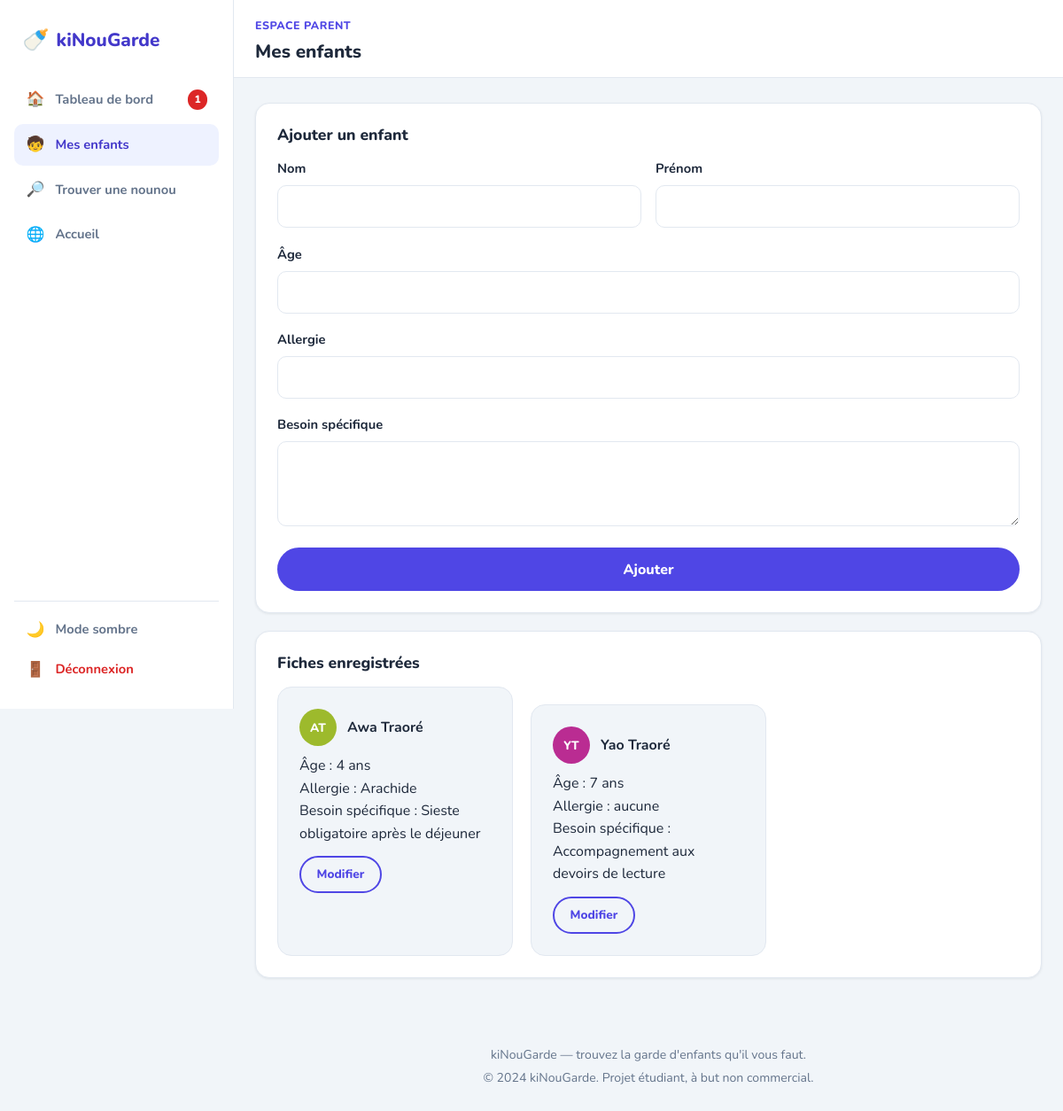
The app's page /mon-enfant.php (signed in) with its own data.
### tables this page shows
CREATE TABLE `enfants` (
  `id`                INT AUTO_INCREMENT PRIMARY KEY,
  `parent_id`         INT NOT NULL,
  `nom`               VARCHAR(50) NOT NULL,
  `prenom`            VARCHAR(50) NOT NULL,
  `age`               TINYINT UNSIGNED NOT NULL,
  `allergie`          VARCHAR(100) DEFAULT NULL,
  `besoin_specifique` VARCHAR(250) DEFAULT NULL,
  KEY `idx_enfants_parent` (`parent_id`),
  CONSTRAINT `fk_enfants_parent` FOREIGN KEY (`parent_id`)
    REFERENCES `parents` (`id`) ON DELETE CASCADE
);

### src/auth.php (called while the page is built, shortened)
<?php
function e(?string $valeur): string
{
    return htmlspecialchars($valeur ?? '', ENT_QUOTES | ENT_SUBSTITUTE, 'UTF-8');
}
function utilisateur_connecte(): ?array
{
    return $_SESSION['utilisateur'] ?? null;
}
function exiger_connexion(?string $role = null): array
{
    $u = utilisateur_connecte();
    return $u;
}

### public/mon-enfant.php (the view, shortened to what this page needs)
<?php
require_once __DIR__ . '/../src/bootstrap.php';
$moi    = exiger_connexion('parent');
$parent = parent_par_utilisateur($bdd, (int) $moi['id']);
$enfants = enfants_du_parent($bdd, (int) $parent['id']);
?>
<!DOCTYPE html>
<html lang="fr">
<head>
    <link rel="stylesheet" href="assets/css/base.css">
    <link rel="stylesheet" href="assets/css/mon-enfant.css">
</head>
<body>
<div class="dash-shell">
    <?= sidebar_html($bdd, (int) $moi['id'], $moi['role'], 'mon-enfant.php') ?>
    <div class="dash-main">
        <header class="dash-topbar">
            <div>
                <span class="eyebrow">Espace parent</span>
                <h1 style="font-size:1.3rem;">Mes enfants</h1>
            </div>
        </header>
        <div class="dash-content">
            <div class="card">
                <h2 class="card-title">Ajouter un enfant</h2>
                <form action="mon-enfant.php" method="post">
                    <div class="field-row">
                        <div class="field">
                            <label for="nom">Nom</label>
                            <input type="text" id="nom" name="nom" required maxlength="50">
                        </div>
                        <div class="field">
                            <label for="prenom">Prénom</label>
                            <input type="text" id="prenom" name="prenom" required maxlength="50">
                        </div>
                    </div>
                    <div class="field">
                        <label for="age">Âge</label>
                        <input type="number" id="age" name="age" min="0" max="25" required>
                    </div>
                    <div class="field">
                        <label for="allergie">Allergie</label>
                        <input type="text" id="allergie" name="allergie" maxlength="100">
                    </div>
                    <div class="field">
                        <label for="besoin_specifique">Besoin spécifique</label>
                        <textarea id="besoin_specifique" name="besoin_specifique" maxlength="250"></textarea>
                    </div>
                    <button type="submit" name="add_child" class="btn-block">Ajouter</button>
                </form>
            </div>
            <div class="card">
                <h2 class="card-title">Fiches enregistrées</h2>
                <?php if (!$enfants): ?>
                    <div class="etat-vide"><p>Aucun enfant enregistré.</p></div>
                <?php else: ?>
                    <div class="cards-grid">
                        <?php foreach ($enfants as $enfant): ?>
                            <div class="card" style="box-shadow:none; background: var(--color-bg);">
                                <div style="display:flex; align-items:center; gap:.75rem; margin-bottom:.6rem;">
                                    <?= avatar_html($enfant['prenom'], $enfant['nom'], null, 'sm') ?>
                                    <strong><?= e($enfant['prenom'] . ' ' . $enfant['nom']) ?></strong>
                                </div>
                                <p>Âge : <?= (int) $enfant['age'] ?> ans</p>
                                <p>Allergie : <?= e($enfant['allergie'] ?: 'aucune') ?></p>
                                <p>Besoin spécifique : <?= e($enfant['besoin_specifique'] ?: '—') ?></p>
                                <a href="modifier-enfant.php?id=<?= (int) $enfant['id'] ?>" class="btn btn-outline btn-sm" style="margin-top:.75rem;">Modifier</a>
                            </div>
                        <?php endforeach; ?>
                    </div>
                <?php endif; ?>
            </div>
        </div>
        <footer class="site-footer">
            <p><?= e(APP_NOM) ?> — trouvez la garde d'enfants qu'il vous faut.</p>
            <p>&copy; 2024 <?= e(APP_NOM) ?>. Projet étudiant, à but non commercial.</p>
        </footer>
    </div>
</div>
</body>
</html>

### src/functions.php (shortened to what this page needs)
<?php
function parent_par_utilisateur(PDO $bdd, int $utilisateur_id): ?array
{
    $req = $bdd->prepare(
        'SELECT p.*, u.nom, u.prenom, u.email, u.telephone
           FROM parents p
           JOIN utilisateurs u ON u.id = p.utilisateur_id
          WHERE p.utilisateur_id = ?'
    );
    $req->execute([$utilisateur_id]);
    return $req->fetch() ?: null;
}
function enfants_du_parent(PDO $bdd, int $parent_id): array
{
    $req = $bdd->prepare('SELECT * FROM enfants WHERE parent_id = ? ORDER BY prenom');
    $req->execute([$parent_id]);
    return $req->fetchAll();
}
function messages_non_lus_total(PDO $bdd, int $utilisateur_id): int
{
    $req = $bdd->prepare('SELECT COUNT(*) FROM messages WHERE destinataire_id = ? AND lu = 0');
    $req->execute([$utilisateur_id]);
    return (int) $req->fetchColumn();
}
function sidebar_html(PDO $bdd, int $utilisateur_id, string $role, string $page_actif): string
{
    $tableau_de_bord = $role === 'nounou' ? 'dashboard-nounou.php' : 'dashboard-parent.php';
    $liens = $role === 'nounou'
        ? [
            [$tableau_de_bord,        '🏠', 'Tableau de bord'],
            ['mon-profil-nounou.php', '✏️', 'Mon profil'],
            ['index.php',             '🌐', 'Accueil'],
        ]
        : [
            [$tableau_de_bord,     '🏠', 'Tableau de bord'],
            ['mon-enfant.php',     '🧒', 'Mes enfants'],
            ['liste-nounous.php', '🔎', 'Trouver une nounou'],
            ['index.php',          '🌐', 'Accueil'],
        ];
    $non_lus = messages_non_lus_total($bdd, $utilisateur_id);
    $html = '<aside class="dash-sidebar" id="menu">';
    $html .= '<a href="index.php" class="brand"><span class="brand-mark">🍼</span> kiNouGarde</a>';
    $html .= '<nav class="dash-nav">';
    foreach ($liens as [$href, $icone, $libelle]) {
        $actif = $href === $page_actif ? ' active' : '';
        $badge = ($href === $tableau_de_bord && $non_lus > 0)
            ? sprintf(' <span class="dash-nav-badge">%d</span>', $non_lus)
            : '';
        $html .= sprintf(
            '<a href="%s" class="dash-nav-item%s"><span class="dash-nav-icon">%s</span> %s%s</a>',
            e($href),
            $actif,
            $icone,
            e($libelle),
            $badge
        );
    }
    $html .= '</nav>';
    $html .= '<div class="dash-sidebar-footer">';
    $html .= '<button type="button" id="theme-toggle" class="dash-nav-item" aria-pressed="false">'
        . '<span class="dash-nav-icon">🌙</span> <span id="theme-toggle-label">Mode sombre</span></button>';
    $html .= '<a href="logout.php" class="dash-nav-item dash-nav-danger"><span class="dash-nav-icon">🚪</span> Déconnexion</a>';
    $html .= '</div></aside>';
    $html .= '<div class="dash-overlay" data-menu-overlay></div>';
    return $html;
}
function avatar_html(string $prenom, string $nom, ?string $photo = null, string $taille = 'md'): string
{
    $classe = 'avatar avatar-' . $taille;
    $initiales = mb_strtoupper(mb_substr($prenom, 0, 1) . mb_substr($nom, 0, 1));
    $teinte    = crc32($prenom . $nom) % 360;
    return sprintf(
        '<div class="%s" style="background-color: hsl(%d, 62%%, 45%%)" aria-hidden="true">%s</div>',
        $classe,
        $teinte,
        e($initiales)
    );
}

### records on screen
enfants: initiales "AT", prenom+nom "Awa Traoré", age "4", allergie "Arachide", besoin_specifique "Sieste obligatoire après le déjeuner"
enfants: initiales "YT", prenom+nom "Yao Traoré", age "7", allergie "aucune", besoin_specifique "Accompagnement aux devoirs de lecture"

### other values on screen
$icone "🏠"
$libelle "Tableau de bord"
$badge "1"
$icone "🧒"
$libelle "Mes enfants"
$icone "🔎"
$libelle "Trouver une nounou"
$icone "🌐"
$libelle "Accueil"
APP_NOM "kiNouGarde"
